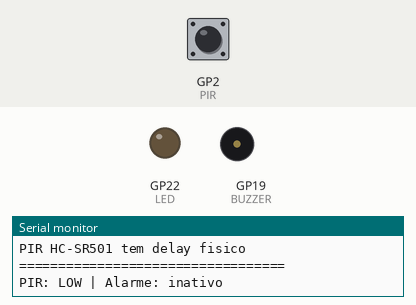
This sketch was run on a simulated Raspberry Pi Pico. On the bench: output pins drawn as LEDs (lit = HIGH), buzzer (waves = sounding, pin HIGH), the last lines printed to the serial monitor. Dashed ring = blinking. The test bench sets the inputs (shaded band); at power-on: GP2 (PIR) LOW.

Above: at 1.2 s.
1.3 s: GP2 (PIR) driven HIGH
At 1.55 s:
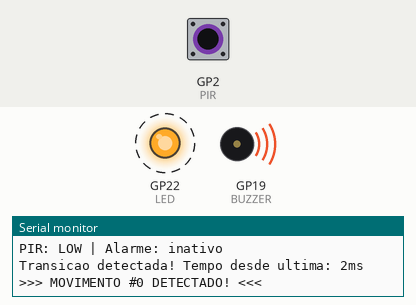
4.3 s: GP2 (PIR) pulsed LOW 2 times (0.12 s each, 0.3 s apart)
At 7.1 s:
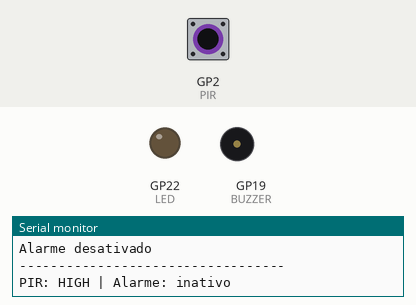
7.3 s: GP2 (PIR) pulsed LOW 5 times (0.12 s each, 0.3 s apart)
At 7.81 s:
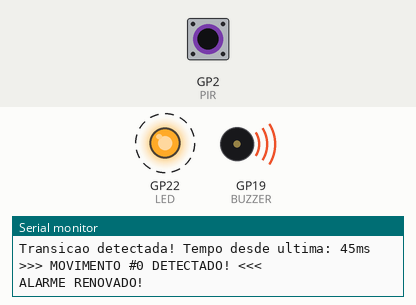
Timing chart, 0 to 12.2 s (numbered marks = the images above; inputs shaded):
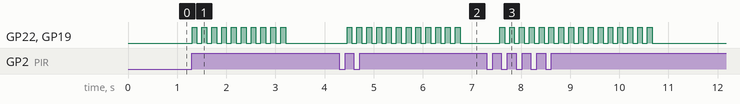

The sketch:

p15_burglar_alarm.ino
```cpp
//**********************************************************************
/*
 * Projeto: Alarme de Presença com Interrupções
 * Descrição: Sensor PIR detecta movimento e aciona LED + buzzer
 * Hardware: Raspberry Pi Pico RP2040
 * Técnica: Modo HÍBRIDO - Interrupção + Polling manual
 *
 * IMPORTANTE sobre o sensor PIR HC-SR501:
 * - O sensor tem um DELAY FÍSICO depois de cada detecção
 * - Ele permanece em HIGH por 2-8 segundos (configurável no potenciômetro)
 * - Só pode detectar novamente quando voltar para LOW
 * - Por isso usamos detecção de borda manual + interrupção
 * - Sistema de RETRIGGERING: novas detecções renovam o alarme
 *
 * Autor: Modificado para uso educacional
*/

// ========== CONFIGURAÇÃO DOS PINOS ==========
#define BUZZER  19    // Pino do buzzer
#define LED     22    // Pino do LED
#define PIR     2     // Pino do sensor PIR (suporta interrupção)

// ========== VARIÁVEIS GLOBAIS ==========
// volatile = pode ser modificada pela interrupção
volatile bool movimentoDetectado = false;
volatile unsigned long ultimaInterrupcao = 0;
volatile int contadorDeteccoes = 0;

unsigned long tempoInicioAlarme = 0;
unsigned long tempoUltimaPiscada = 0;
bool estadoLED = LOW;
bool alarmeAtivo = false;
byte estadoPIR = LOW;
byte estadoPIRAnterior = LOW;

// ========== CONSTANTES DE TEMPO ==========
const int INTERVALO_PISCADA = 100;   // Tempo entre piscadas (ms)
const int DURACAO_ALARME = 2000;     // Quanto tempo o alarme toca (ms)
const int DEBOUNCE = 100;            // Reduzido para capturar mais rápido (ms)
const int INTERVALO_LEITURA = 50;    // Lê sensor a cada 50ms

// ========== FUNÇÃO DE INTERRUPÇÃO ==========
// Esta função é chamada AUTOMATICAMENTE pelo hardware quando o PIR detecta movimento
void interrupcaoMovimento() {
  unsigned long agora = millis();

  // Debounce: ignora se a última interrupção foi muito recente
  if (agora - ultimaInterrupcao > DEBOUNCE) {
    movimentoDetectado = true;
    ultimaInterrupcao = agora;
  }
}

// ========== CONFIGURAÇÃO INICIAL ==========
void setup() {
  // Inicia comunicação serial
  Serial.begin(9600);

  // Configura pinos
  pinMode(BUZZER, OUTPUT);
  pinMode(LED, OUTPUT);
  pinMode(PIR, INPUT);

  // Configura interrupção: quando PIR vai de LOW para HIGH (RISING), chama interrupcaoMovimento()
  attachInterrupt(digitalPinToInterrupt(PIR), interrupcaoMovimento, RISING);

  Serial.println("==================================");
  Serial.println("Sistema de Alarme Iniciado!");
  Serial.println("Modo HIBRIDO: Interrupcao + Polling");
  Serial.println("PIR HC-SR501 tem delay fisico");
  Serial.println("==================================");
}

// ========== LOOP PRINCIPAL ==========
void loop() {
  unsigned long agora = millis();

  // Lê estado do sensor PIR continuamente para debug e detecção de borda
  estadoPIR = digitalRead(PIR);

  // Detecta transição LOW -> HIGH manualmente (complementa a interrupção)
  if (estadoPIR == HIGH && estadoPIRAnterior == LOW) {
    unsigned long tempoDesdeUltimaDeteccao = agora - ultimaInterrupcao;
    Serial.print("Transicao detectada! Tempo desde ultima: ");
    Serial.print(tempoDesdeUltimaDeteccao);
    Serial.println("ms");

    if (tempoDesdeUltimaDeteccao > DEBOUNCE) {
      movimentoDetectado = true;
      ultimaInterrupcao = agora;
      contadorDeteccoes++;
    }
  }

  estadoPIRAnterior = estadoPIR;

  // Verifica se movimento foi detectado
  if (movimentoDetectado) {
    movimentoDetectado = false;  // Reseta a flag
    Serial.print(">>> MOVIMENTO #");
    Serial.print(contadorDeteccoes);
    Serial.println(" DETECTADO! <<<");

    // RETRIGGERING: Se alarme já está ativo, renova o tempo
    if (alarmeAtivo) {
      Serial.println("ALARME RENOVADO!");
    }

    alarmeAtivo = true;
    tempoInicioAlarme = agora;  // Sempre atualiza o tempo
  }

  // Gerencia o alarme se estiver ativo
  if (alarmeAtivo) {
    // Verifica se já passou o tempo de duração do alarme
    if (agora - tempoInicioAlarme >= DURACAO_ALARME) {
      alarmeAtivo = false;
      digitalWrite(BUZZER, LOW);
      digitalWrite(LED, LOW);
      Serial.println("Alarme desativado");
      Serial.println("----------------------------------");
    }
    else {
      // Pisca LED e buzzer
      if (agora - tempoUltimaPiscada >= INTERVALO_PISCADA) {
        tempoUltimaPiscada = agora;
        estadoLED = !estadoLED;  // Inverte estado
        digitalWrite(BUZZER, estadoLED);
        digitalWrite(LED, estadoLED);
      }
    }
  }

  // Debug: mostra estado do sensor a cada segundo
  static unsigned long ultimoDebug = 0;
  if (agora - ultimoDebug >= 1000) {
    ultimoDebug = agora;
    Serial.print("PIR: ");
    Serial.print(estadoPIR ? "HIGH" : "LOW");
    Serial.print(" | Alarme: ");
    Serial.println(alarmeAtivo ? "ATIVO" : "inativo");
  }

  delay(INTERVALO_LEITURA);  // Pequeno delay para não sobrecarregar
}
//*********************************************************************************
```

Measured:
- after the input at 1.3 s, GP22 (LED), GP19 (BUZZER): alternates HIGH for 0.10 s and LOW for 0.10 s, 20 changes in all, then stays LOW, starting at once
- after the input at 4.3 s, GP22 (LED), GP19 (BUZZER): alternates HIGH for 0.10 s and LOW for 0.10 s, 24 changes in all, then stays LOW, starting after 0.16 s
- after the input at 7.3 s, GP22 (LED), GP19 (BUZZER): alternates HIGH for 0.10 s and LOW for 0.10 s, 32 changes in all, then stays LOW, starting after 0.27 s
